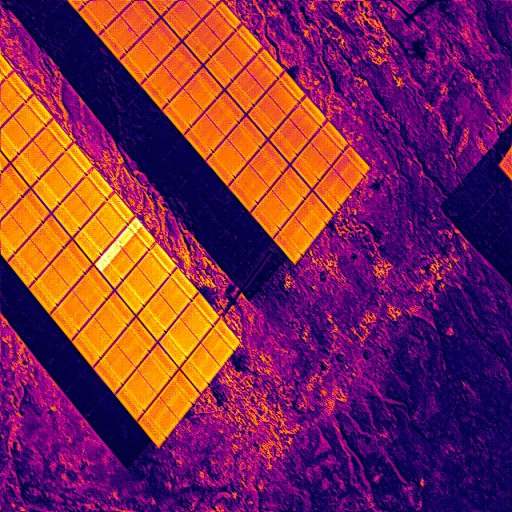
#> input picture PIA-CJR/coding/_RR/ProjetoAI/yolo/test/images/dji_20260316131306_0222_t_45307674-fbbc-4da4-8a26-1c6ebecc833d_jpg.rf.714ad292c88d0cd700fe2dd29005d83c.jpg, 1024 x 1024 px (shown at 1/2 size)
$ python -i s3.py   (imports and definitions only)
#> lines starting #> are read from the running program, lines starting #| are printed output that depends on the picture; after the words box and inside, x2 and y2 are one past the last pixel; in counts of white or black regions, pixels touching at a corner belong together
#> further down, picture is the input picture: shape (1024, 1024, 3); mean B, G, R 77.9, 43.4, 125.6
import streamlit as st
import cv2
import numpy as np
import os
from PIL import Image
from pathlib import Path

# ============================================================
# CONFIG
# ============================================================

OUTPUT_DIR = "outputs"
UPLOAD_DIR = "input_images"

# [25 lines not run here, left out]

# ============================================================
# FUNÇÕES
# ============================================================

def order_points(pts):

    rect = np.zeros((4, 2), dtype="float32")

    s = pts.sum(axis=1)

    rect[0] = pts[np.argmin(s)]
    rect[2] = pts[np.argmax(s)]

    diff = np.diff(pts, axis=1)

    rect[1] = pts[np.argmin(diff)]
    rect[3] = pts[np.argmax(diff)]

    return rect


def four_point_transform(image, pts):

    rect = order_points(pts)

    (tl, tr, br, bl) = rect

    widthA = np.linalg.norm(br - bl)
    widthB = np.linalg.norm(tr - tl)

    maxWidth = max(int(widthA), int(widthB))

    heightA = np.linalg.norm(tr - br)
    heightB = np.linalg.norm(tl - bl)

    maxHeight = max(int(heightA), int(heightB))

    dst = np.array([
        [0, 0],
        [maxWidth - 1, 0],
        [maxWidth - 1, maxHeight - 1],
        [0, maxHeight - 1]
    ], dtype="float32")

    M = cv2.getPerspectiveTransform(rect, dst)

    warped = cv2.warpPerspective(
        image,
        M,
        (maxWidth, maxHeight)
    )

    return warped


def detect_panels(image):

    original = image.copy()

    gray = cv2.cvtColor(image, cv2.COLOR_BGR2GRAY)
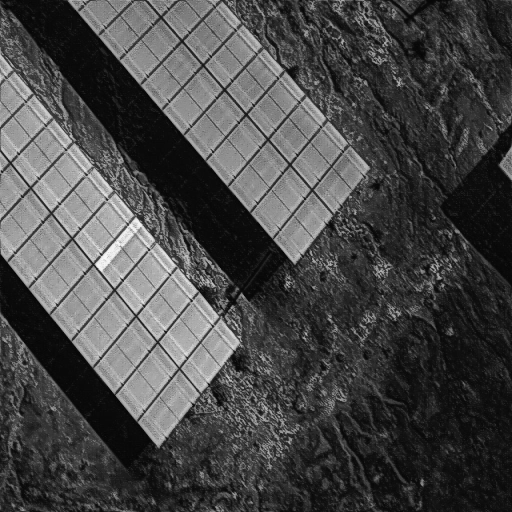
#> gray: shape (1024, 1024) (shown at 1/2 size); min 1, max 250, mean 71.9

    # ========================================================
    # EDGE DETECTION
    # ========================================================

    edges = cv2.Canny(gray, 80, 200)
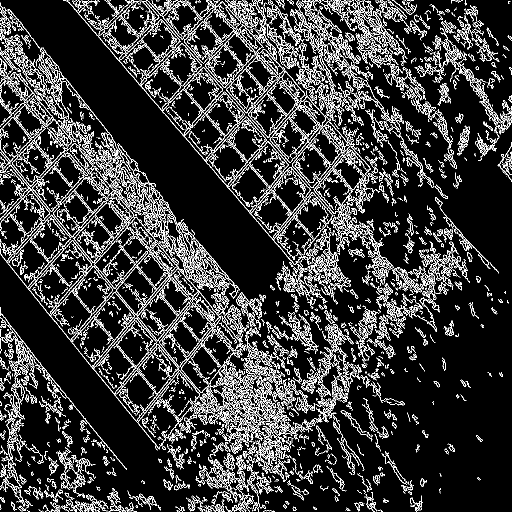
#> edges: shape (1024, 1024) (shown at 1/2 size); 13.7% white in thin lines or dots

    # ========================================================
    # MORPHOLOGY
    # ========================================================

    kernel = np.ones((3, 3), np.uint8)

    edges = cv2.dilate(edges, kernel, iterations=1)
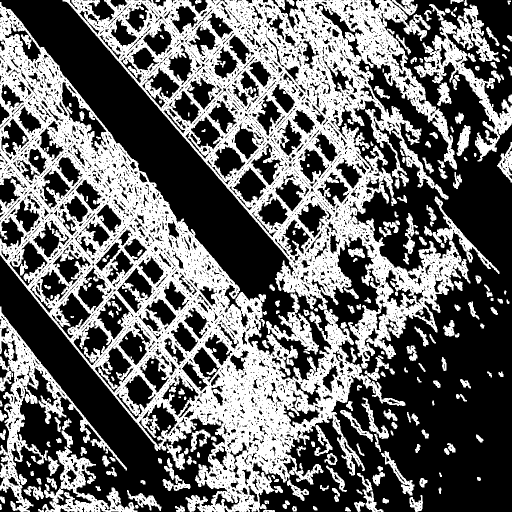
#> edges: shape (1024, 1024) (shown at 1/2 size); 41.3% white; 260 white regions (6 under 20 px), largest, box (x1, y1, x2, y2) and area: (0, 4, 811, 1024) 184349, (125, 0, 941, 737) 165511, (0, 613, 254, 1024) 16762

    edges = cv2.morphologyEx(
        edges,
        cv2.MORPH_CLOSE,
        kernel,
        iterations=2
    )
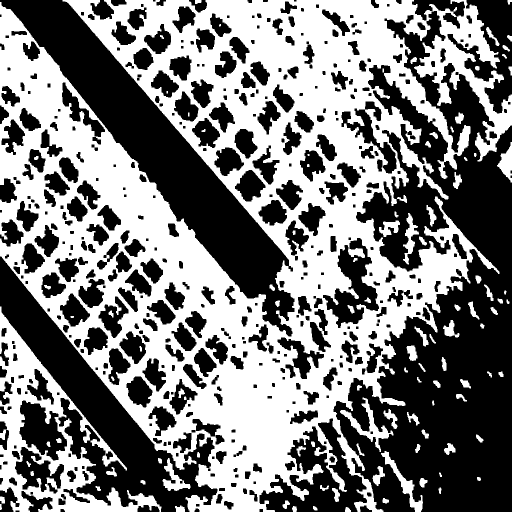
#> edges: shape (1024, 1024) (shown at 1/2 size); 48.5% white; 107 white regions (3 under 20 px)

    # ========================================================
    # CONTORNOS
    # ========================================================

    contours, _ = cv2.findContours(
        edges,
        cv2.RETR_EXTERNAL,
        cv2.CHAIN_APPROX_SIMPLE
    )
#> contours = 84 contours, 1 with area under 20; largest, box (x1, y1, x2, y2) and area: (0, 0, 1024, 1024) 608887, (0, 613, 323, 1024) 47100, (680, 795, 787, 904) 2140, (762, 902, 846, 1024) 1750, (325, 916, 381, 982) 1200

    detected = image.copy()

    extracted_panels = []

    panel_id = 0

    for contour in contours:

        area = cv2.contourArea(contour)

        if area < 3000:
            continue

        rect = cv2.minAreaRect(contour)

        box = cv2.boxPoints(rect)

        box = np.int32(box)

        width = rect[1][0]
        height = rect[1][1]

        if width == 0 or height == 0:
            continue

        ratio = max(width, height) / min(width, height)

        # ====================================================
        # FILTRO GEOMÉTRICO
        # ====================================================

        if ratio < 1.2 or ratio > 3.5:
            continue

        try:

            warped = four_point_transform(
                original,
                box.astype(np.float32)
            )

        except:
            continue

        h, w = warped.shape[:2]

        if h < 40 or w < 40:
            continue

        extracted_panels.append(warped)

        cv2.drawContours(
            detected,
            [box],
            0,
            (0, 255, 0),
            2
        )

        panel_id += 1
#> this loop made 84 passes
#> area on passes 1 to 12: 73.5, 46.5, 76.5, 170.5, 25, 118, 86, 93.5, 214, 40.5, 53, 77
#> (area, box, width, height, ratio, widthA in four_point_transform) on pass 50: (47100.5, [[142, 1166], [-183, 760], [1, 612], [327, 1018]], 237.1, 520.7, 2.2, 236.9)
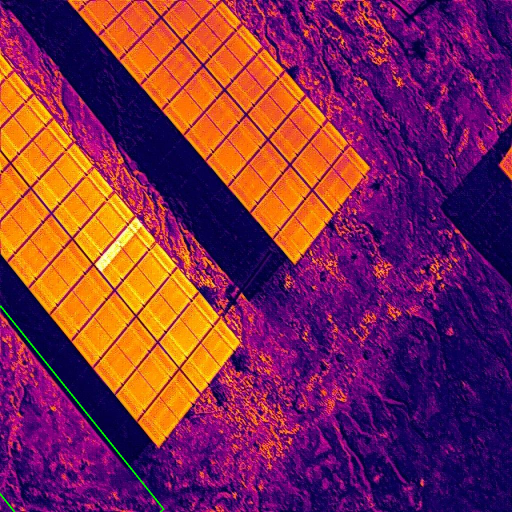
#> detected: shape (1024, 1024, 3) (shown at 1/2 size); 0.18% of pixels changed, all inside (x1, y1, x2, y2) = (0, 611, 329, 1024)
#> after the loop, extracted_panels = 1 item; panel_id = 1

    return detected, extracted_panels, edges

# ============================================================
# PROCESSAMENTO
# ============================================================

# [82 lines not run here, left out]

>>> import cv2
>>> picture = cv2.imread('yolo/test/images/dji_20260316131306_0222_t_45307674-fbbc-4da4-8a26-1c6ebecc833d_jpg.rf.714ad292c88d0cd700fe2dd29005d83c.jpg')
>>> result = detect_panels(picture)

$ run again, on PIA-CJR/coding/_RR/ProjetoAI/yolo/test/images/dji_20260316131308_0225_t_570656d0-38eb-4b29-bc91-ca1ad320ec90_jpg.rf.fa7e388007205c2ab54278d066946633.jpg
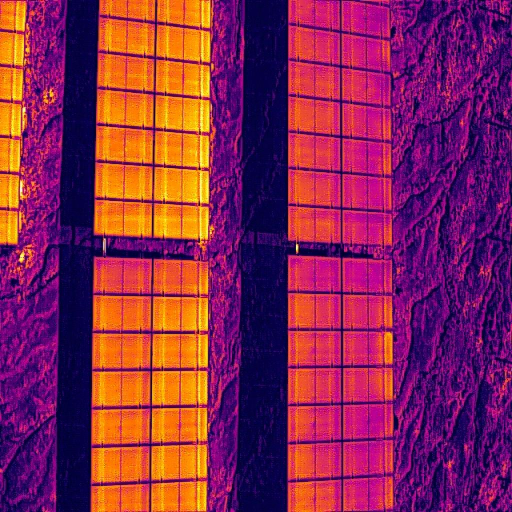
#> input picture PIA-CJR/coding/_RR/ProjetoAI/yolo/test/images/dji_20260316131308_0225_t_570656d0-38eb-4b29-bc91-ca1ad320ec90_jpg.rf.fa7e388007205c2ab54278d066946633.jpg, 1024 x 1024 px (shown at 1/2 size)
#> picture is the input picture: shape (1024, 1024, 3); mean B, G, R 80.6, 40, 134.7
#> in detect_panels, `edges = cv2.morphologyEx( edges, cv2.MORPH_CLOSE, kernel, iterations=2 )`:
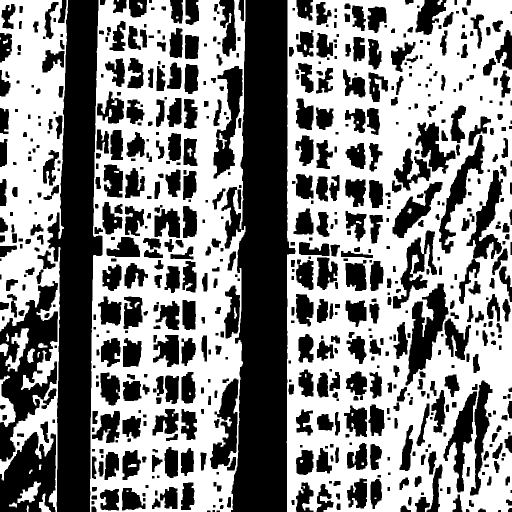
#> edges: shape (1024, 1024) (shown at 1/2 size); 53.6% white; 687 black regions (3 under 20 px)
#> contours = 24 contours, 5 with area under 20; largest, box (x1, y1, x2, y2) and area: (573, 0, 1024, 1024) 445749, (180, 0, 491, 1024) 292890, (0, 0, 136, 1024) 79910, (0, 751, 32, 854) 1394, (11, 656, 58, 743) 1374
#> the loop in detect_panels, `for contour in contours: ` made 24 passes
#> area on passes 1 to 8: 30, 74.5, 325.5, 810.5, 24.5, 31.5, 1394.5, 24.5
#> after the loop in detect_panels, `for contour in contours:`:
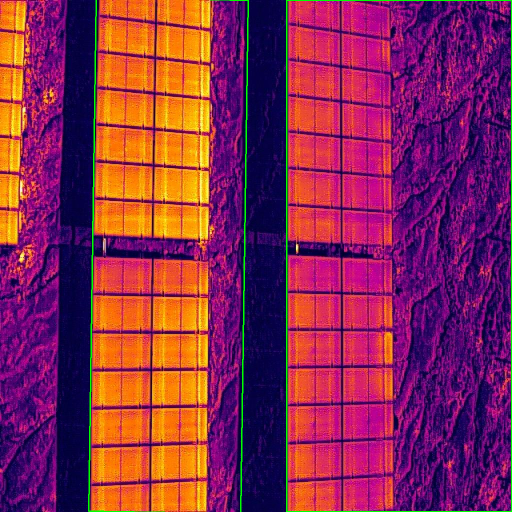
#> detected: shape (1024, 1024, 3) (shown at 1/2 size); 1.28% of pixels changed, all inside (x1, y1, x2, y2) = (176, 0, 1024, 1024)
#> after the loop in detect_panels, `for contour in contours:`: extracted_panels = 2 items; panel_id = 2

$ run again, on PIA-CJR/coding/_RR/ProjetoAI/yolo/test/images/dji_20260316131309_0227_t_ba7dc252-e21c-45d1-81c6-00e3ce517131_jpg.rf.e96902ff6bf4002d466617702a49a2b7.jpg
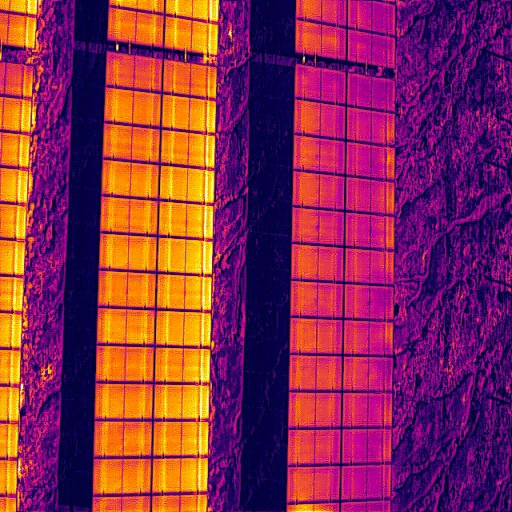
#> input picture PIA-CJR/coding/_RR/ProjetoAI/yolo/test/images/dji_20260316131309_0227_t_ba7dc252-e21c-45d1-81c6-00e3ce517131_jpg.rf.e96902ff6bf4002d466617702a49a2b7.jpg, 1024 x 1024 px (shown at 1/2 size)
#> picture is the input picture: shape (1024, 1024, 3); mean B, G, R 79.3, 44.4, 134.2
#> in detect_panels, `edges = cv2.morphologyEx( edges, cv2.MORPH_CLOSE, kernel, iterations=2 )`:
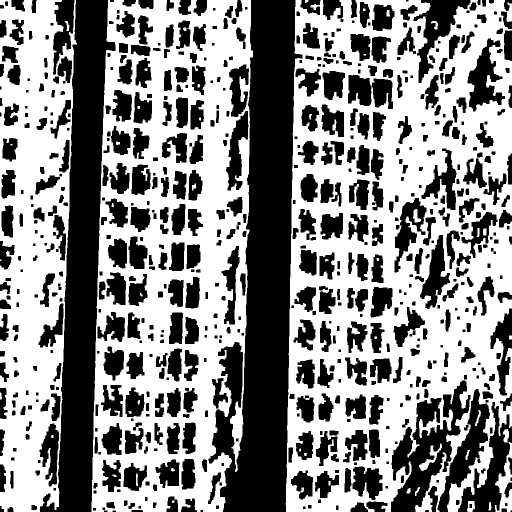
#> edges: shape (1024, 1024) (shown at 1/2 size); 54.1% white; 673 black regions (3 under 20 px)
#> contours = 18 contours, 2 with area under 20; largest, box (x1, y1, x2, y2) and area: (571, 0, 1024, 1024) 395444, (183, 0, 506, 1024) 285346, (0, 0, 154, 1024) 125102, (990, 858, 1024, 1024) 2040, (838, 887, 884, 942) 542
#> the loop in detect_panels, `for contour in contours: ` made 18 passes
#> area on passes 1, 2, 4, 5, 6, 7, 8, 9: 52.5, 250, 51, 50.5, 57.5, 542, 2039.5, 96
#> after the loop in detect_panels, `for contour in contours:`:
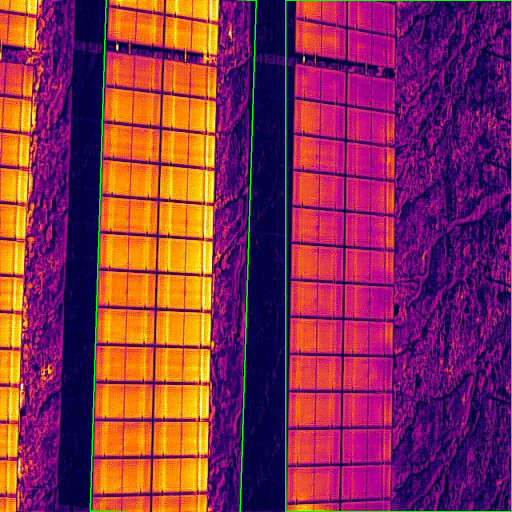
#> detected: shape (1024, 1024, 3) (shown at 1/2 size); 1.27% of pixels changed, all inside (x1, y1, x2, y2) = (179, 0, 1024, 1024)
#> after the loop in detect_panels, `for contour in contours:`: extracted_panels = 2 items; panel_id = 2
